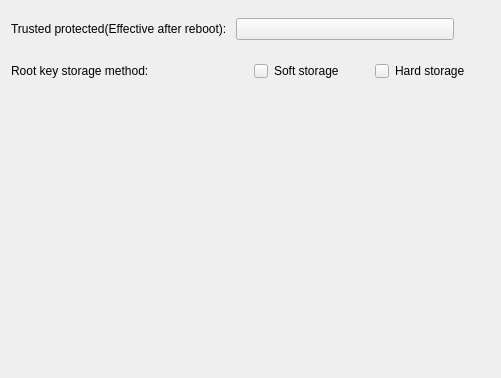
<?xml version="1.0" encoding="UTF-8"?>
<ui version="4.0">
 <class>TPSettingPage</class>
 <widget class="QWidget" name="TPSettingPage">
  <property name="geometry">
   <rect>
    <x>0</x>
    <y>0</y>
    <width>501</width>
    <height>378</height>
   </rect>
  </property>
  <property name="sizePolicy">
   <sizepolicy hsizetype="Preferred" vsizetype="Preferred">
    <horstretch>0</horstretch>
    <verstretch>0</verstretch>
   </sizepolicy>
  </property>
  <property name="windowTitle">
   <string>Form</string>
  </property>
  <layout class="QVBoxLayout" name="verticalLayout">
   <item>
    <layout class="QHBoxLayout" name="horizontalLayout">
     <property name="rightMargin">
      <number>36</number>
     </property>
     <item>
      <widget class="QLabel" name="label">
       <property name="minimumSize">
        <size>
         <width>0</width>
         <height>36</height>
        </size>
       </property>
       <property name="text">
        <string>Trusted protected(Effective after reboot):</string>
       </property>
      </widget>
     </item>
     <item>
      <widget class="QPushButton" name="m_switch">
       <property name="sizePolicy">
        <sizepolicy hsizetype="Minimum" vsizetype="Fixed">
         <horstretch>0</horstretch>
         <verstretch>0</verstretch>
        </sizepolicy>
       </property>
       <property name="cursor">
        <cursorShape>PointingHandCursor</cursorShape>
       </property>
       <property name="text">
        <string/>
       </property>
      </widget>
     </item>
    </layout>
   </item>
   <item>
    <layout class="QHBoxLayout" name="horizontalLayout_2">
     <item>
      <widget class="QLabel" name="label_2">
       <property name="minimumSize">
        <size>
         <width>0</width>
         <height>36</height>
        </size>
       </property>
       <property name="text">
        <string>Root key storage method:</string>
       </property>
      </widget>
     </item>
     <item>
      <layout class="QHBoxLayout" name="horizontalLayout_5">
       <item>
        <layout class="QHBoxLayout" name="horizontalLayout_3">
         <item>
          <widget class="QPushButton" name="m_soft">
           <property name="sizePolicy">
            <sizepolicy hsizetype="Fixed" vsizetype="Fixed">
             <horstretch>0</horstretch>
             <verstretch>0</verstretch>
            </sizepolicy>
           </property>
           <property name="minimumSize">
            <size>
             <width>14</width>
             <height>14</height>
            </size>
           </property>
           <property name="maximumSize">
            <size>
             <width>14</width>
             <height>14</height>
            </size>
           </property>
           <property name="cursor">
            <cursorShape>PointingHandCursor</cursorShape>
           </property>
           <property name="text">
            <string/>
           </property>
          </widget>
         </item>
         <item>
          <widget class="QLabel" name="label_3">
           <property name="text">
            <string>Soft storage</string>
           </property>
          </widget>
         </item>
        </layout>
       </item>
       <item>
        <layout class="QHBoxLayout" name="horizontalLayout_4">
         <item>
          <widget class="QPushButton" name="m_hard">
           <property name="sizePolicy">
            <sizepolicy hsizetype="Fixed" vsizetype="Fixed">
             <horstretch>0</horstretch>
             <verstretch>0</verstretch>
            </sizepolicy>
           </property>
           <property name="minimumSize">
            <size>
             <width>14</width>
             <height>14</height>
            </size>
           </property>
           <property name="maximumSize">
            <size>
             <width>14</width>
             <height>14</height>
            </size>
           </property>
           <property name="cursor">
            <cursorShape>PointingHandCursor</cursorShape>
           </property>
           <property name="text">
            <string/>
           </property>
          </widget>
         </item>
         <item>
          <widget class="QLabel" name="m_hardLabel">
           <property name="cursor">
            <cursorShape>ArrowCursor</cursorShape>
           </property>
           <property name="text">
            <string>Hard storage</string>
           </property>
          </widget>
         </item>
        </layout>
       </item>
      </layout>
     </item>
    </layout>
   </item>
   <item>
    <spacer name="verticalSpacer">
     <property name="orientation">
      <enum>Qt::Vertical</enum>
     </property>
     <property name="sizeHint" stdset="0">
      <size>
       <width>20</width>
       <height>40</height>
      </size>
     </property>
    </spacer>
   </item>
  </layout>
 </widget>
 <resources/>
 <connections/>
</ui>
